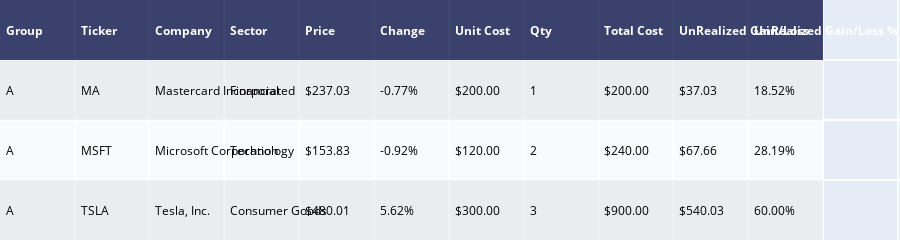

The cell this chart's notebook holds for it:
### Code cell
table = ff.create_table(stocks, height_constant=10,index_title="Portfolio")
table.show()
# pyo(table)

### Figure 1 — Plotly figure (JSON) as saved in the notebook; plotly's stock layout.template omitted (floating-point values rounded to 4 significant figures)
{"data": [{"colorscale": [[0, "#00083e"], [0.5, "#ededee"], [1, "#ffffff"]], "hoverinfo": "none", "opacity": 0.75, "showscale": false, "type": "heatmap", "z": [[0, 0, 0, 0, 0, 0, 0, 0, 0, 0, 0], [0.5, 0.5, 0.5, 0.5, 0.5, 0.5, 0.5, 0.5, 0.5, 0.5, 0.5], [1, 1, 1, 1, 1, 1, 1, 1, 1, 1, 1], [0.5, 0.5, 0.5, 0.5, 0.5, 0.5, 0.5, 0.5, 0.5, 0.5, 0.5]]}], "layout": {"annotations": [{"align": "left", "font": {"color": "#ffffff"}, "showarrow": false, "text": "<b>Group</b>", "x": -0.45, "xanchor": "left", "xref": "x", "y": 0, "yref": "y"}, {"align": "left", "font": {"color": "#ffffff"}, "showarrow": false, "text": "<b>Ticker</b>", "x": 0.55, "xanchor": "left", "xref": "x", "y": 0, "yref": "y"}, {"align": "left", "font": {"color": "#ffffff"}, "showarrow": false, "text": "<b>Company</b>", "x": 1.55, "xanchor": "left", "xref": "x", "y": 0, "yref": "y"}, {"align": "left", "font": {"color": "#ffffff"}, "showarrow": false, "text": "<b>Sector</b>", "x": 2.55, "xanchor": "left", "xref": "x", "y": 0, "yref": "y"}, {"align": "left", "font": {"color": "#ffffff"}, "showarrow": false, "text": "<b>Price</b>", "x": 3.55, "xanchor": "left", "xref": "x", "y": 0, "yref": "y"}, {"align": "left", "font": {"color": "#ffffff"}, "showarrow": false, "text": "<b>Change</b>", "x": 4.55, "xanchor": "left", "xref": "x", "y": 0, "yref": "y"}, {"align": "left", "font": {"color": "#ffffff"}, "showarrow": false, "text": "<b>Unit Cost</b>", "x": 5.55, "xanchor": "left", "xref": "x", "y": 0, "yref": "y"}, {"align": "left", "font": {"color": "#ffffff"}, "showarrow": false, "text": "<b>Qty</b>", "x": 6.55, "xanchor": "left", "xref": "x", "y": 0, "yref": "y"}, {"align": "left", "font": {"color": "#ffffff"}, "showarrow": false, "text": "<b>Total Cost</b>", "x": 7.55, "xanchor": "left", "xref": "x", "y": 0, "yref": "y"}, {"align": "left", "font": {"color": "#ffffff"}, "showarrow": false, "text": "<b>UnRealized Gain/Loss</b>", "x": 8.55, "xanchor": "left", "xref": "x", "y": 0, "yref": "y"}, {"align": "left", "font": {"color": "#ffffff"}, "showarrow": false, "text": "<b>UnRealized Gain/Loss %</b>", "x": 9.55, "xanchor": "left", "xref": "x", "y": 0, "yref": "y"}, {"align": "left", "font": {"color": "#000000"}, "showarrow": false, "text": "A", "x": -0.45, "xanchor": "left", "xref": "x", "y": 1, "yref": "y"}, {"align": "left", "font": {"color": "#000000"}, "showarrow": false, "text": "MA", "x": 0.55, "xanchor": "left", "xref": "x", "y": 1, "yref": "y"}, {"align": "left", "font": {"color": "#000000"}, "showarrow": false, "text": "Mastercard Incorporated", "x": 1.55, "xanchor": "left", "xref": "x", "y": 1, "yref": "y"}, {"align": "left", "font": {"color": "#000000"}, "showarrow": false, "text": "Financial", "x": 2.55, "xanchor": "left", "xref": "x", "y": 1, "yref": "y"}, {"align": "left", "font": {"color": "#000000"}, "showarrow": false, "text": "$237.03", "x": 3.55, "xanchor": "left", "xref": "x", "y": 1, "yref": "y"}, {"align": "left", "font": {"color": "#000000"}, "showarrow": false, "text": "-0.77%", "x": 4.55, "xanchor": "left", "xref": "x", "y": 1, "yref": "y"}, {"align": "left", "font": {"color": "#000000"}, "showarrow": false, "text": "$200.00", "x": 5.55, "xanchor": "left", "xref": "x", "y": 1, "yref": "y"}, {"align": "left", "font": {"color": "#000000"}, "showarrow": false, "text": "1", "x": 6.55, "xanchor": "left", "xref": "x", "y": 1, "yref": "y"}, {"align": "left", "font": {"color": "#000000"}, "showarrow": false, "text": "$200.00", "x": 7.55, "xanchor": "left", "xref": "x", "y": 1, "yref": "y"}, {"align": "left", "font": {"color": "#000000"}, "showarrow": false, "text": "$37.03", "x": 8.55, "xanchor": "left", "xref": "x", "y": 1, "yref": "y"}, {"align": "left", "font": {"color": "#000000"}, "showarrow": false, "text": "18.52%", "x": 9.55, "xanchor": "left", "xref": "x", "y": 1, "yref": "y"}, {"align": "left", "font": {"color": "#000000"}, "showarrow": false, "text": "A", "x": -0.45, "xanchor": "left", "xref": "x", "y": 2, "yref": "y"}, {"align": "left", "font": {"color": "#000000"}, "showarrow": false, "text": "MSFT", "x": 0.55, "xanchor": "left", "xref": "x", "y": 2, "yref": "y"}, {"align": "left", "font": {"color": "#000000"}, "showarrow": false, "text": "Microsoft Corporation", "x": 1.55, "xanchor": "left", "xref": "x", "y": 2, "yref": "y"}, {"align": "left", "font": {"color": "#000000"}, "showarrow": false, "text": "Technology", "x": 2.55, "xanchor": "left", "xref": "x", "y": 2, "yref": "y"}, {"align": "left", "font": {"color": "#000000"}, "showarrow": false, "text": "$153.83", "x": 3.55, "xanchor": "left", "xref": "x", "y": 2, "yref": "y"}, {"align": "left", "font": {"color": "#000000"}, "showarrow": false, "text": "-0.92%", "x": 4.55, "xanchor": "left", "xref": "x", "y": 2, "yref": "y"}, {"align": "left", "font": {"color": "#000000"}, "showarrow": false, "text": "$120.00", "x": 5.55, "xanchor": "left", "xref": "x", "y": 2, "yref": "y"}, {"align": "left", "font": {"color": "#000000"}, "showarrow": false, "text": "2", "x": 6.55, "xanchor": "left", "xref": "x", "y": 2, "yref": "y"}, {"align": "left", "font": {"color": "#000000"}, "showarrow": false, "text": "$240.00", "x": 7.55, "xanchor": "left", "xref": "x", "y": 2, "yref": "y"}, {"align": "left", "font": {"color": "#000000"}, "showarrow": false, "text": "$67.66", "x": 8.55, "xanchor": "left", "xref": "x", "y": 2, "yref": "y"}, {"align": "left", "font": {"color": "#000000"}, "showarrow": false, "text": "28.19%", "x": 9.55, "xanchor": "left", "xref": "x", "y": 2, "yref": "y"}, {"align": "left", "font": {"color": "#000000"}, "showarrow": false, "text": "A", "x": -0.45, "xanchor": "left", "xref": "x", "y": 3, "yref": "y"}, {"align": "left", "font": {"color": "#000000"}, "showarrow": false, "text": "TSLA", "x": 0.55, "xanchor": "left", "xref": "x", "y": 3, "yref": "y"}, {"align": "left", "font": {"color": "#000000"}, "showarrow": false, "text": "Tesla, Inc.", "x": 1.55, "xanchor": "left", "xref": "x", "y": 3, "yref": "y"}, {"align": "left", "font": {"color": "#000000"}, "showarrow": false, "text": "Consumer Goods", "x": 2.55, "xanchor": "left", "xref": "x", "y": 3, "yref": "y"}, {"align": "left", "font": {"color": "#000000"}, "showarrow": false, "text": "$480.01", "x": 3.55, "xanchor": "left", "xref": "x", "y": 3, "yref": "y"}, {"align": "left", "font": {"color": "#000000"}, "showarrow": false, "text": "5.62%", "x": 4.55, "xanchor": "left", "xref": "x", "y": 3, "yref": "y"}, {"align": "left", "font": {"color": "#000000"}, "showarrow": false, "text": "$300.00", "x": 5.55, "xanchor": "left", "xref": "x", "y": 3, "yref": "y"}, {"align": "left", "font": {"color": "#000000"}, "showarrow": false, "text": "3", "x": 6.55, "xanchor": "left", "xref": "x", "y": 3, "yref": "y"}, {"align": "left", "font": {"color": "#000000"}, "showarrow": false, "text": "$900.00", "x": 7.55, "xanchor": "left", "xref": "x", "y": 3, "yref": "y"}, {"align": "left", "font": {"color": "#000000"}, "showarrow": false, "text": "$540.03", "x": 8.55, "xanchor": "left", "xref": "x", "y": 3, "yref": "y"}, {"align": "left", "font": {"color": "#000000"}, "showarrow": false, "text": "60.00%", "x": 9.55, "xanchor": "left", "xref": "x", "y": 3, "yref": "y"}], "height": 90, "margin": {"b": 0, "l": 0, "r": 0, "t": 0}, "xaxis": {"dtick": 1, "gridwidth": 2, "showticklabels": false, "tick0": -0.5, "ticks": "", "zeroline": false}, "yaxis": {"autorange": "reversed", "dtick": 1, "gridwidth": 2, "showticklabels": false, "tick0": 0.5, "ticks": "", "zeroline": false}}}
